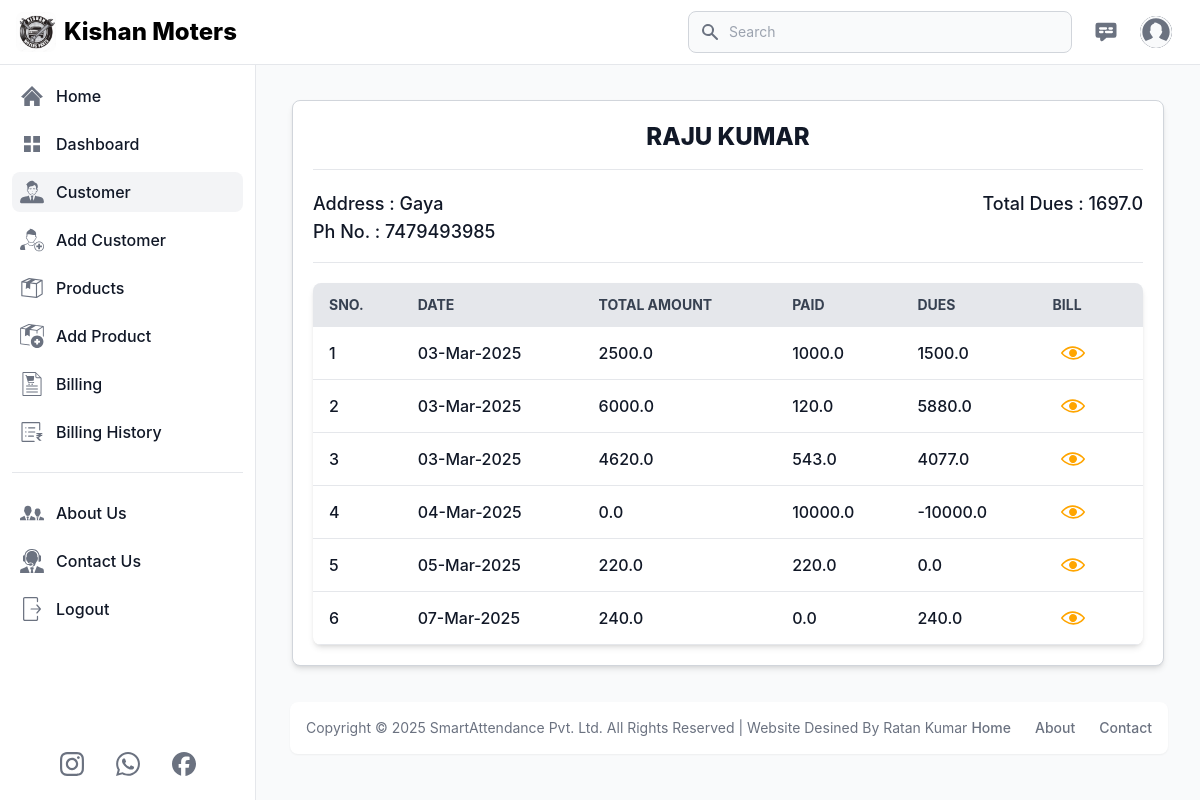
Screenshot of /customer_detail/3 (signed in) with the database file from the repository.
### app.py (models this page shows, shortened)
class Customer(db.Model):
    id = db.Column(db.Integer, primary_key=True)
    user_id = db.Column(db.Integer, db.ForeignKey('user.id'), nullable=False)
    customer_name = db.Column(db.String(100), nullable=False)
    customer_village = db.Column(db.String(100), nullable=False)
    customer_mob_no = db.Column(db.String(100), nullable=False)

class Billing(db.Model):
    id = db.Column(db.Integer, primary_key=True)
    customer_id = db.Column(db.Integer, db.ForeignKey('customer.id'), nullable=False)
    billing_date = db.Column(db.DateTime, default=india_time)
    total_amount = db.Column(db.Float, nullable=False)
    amount_paid = db.Column(db.Float, default=0)  # Amount the customer paid
    dues = db.Column(db.Float, default=0)  # Remaining amount to be paid
    customer = db.relationship('Customer', backref=db.backref('bills', lazy=True, cascade="all"))

### app.py (the view)
@app.route('/customer_detail/<int:id>', methods=['GET'])
def customer_detail(id):
    if 'email' in session:
        user = User.query.filter_by(email=session['email']).first()
        messages = Contact_us.query.order_by(Contact_us.id.desc()).all()
        customer = Customer.query.filter_by(id=id, user_id=user.id).first()
        billings = Billing.query.filter_by(customer_id=customer.id).all()
        total_dues = sum(billing.dues for billing in billings)
        return render_template('customer_detail.html', title='Customer Detail', current_page='customer', user=user, customer=customer, billings=billings, total_dues=total_dues, messages=messages)
    else:
        flash('You need to login first.', 'error')
        return redirect('/login')

### templates/customer_detail.html (shortened to what this page needs)
{% extends 'layout.html' %}
{% block content %}
<main class="p-4 md:ml-64 h-auto pt-20">
    <div class="p-5 m-2 md:m-5 bg-white dark:bg-gray-800 rounded-lg shadow-md border border-gray-300 dark:border-gray-700">
        <div class="flex justify-center items-center pb-4 mb-4 rounded-t border-b sm:mb-5 dark:border-gray-600">
            <h3 class="text-2xl uppercase font-extrabold text-gray-900 dark:text-white">
                {{customer.customer_name}}
            </h3>
        </div>
        <div class="grid sm:grid-cols-2 pb-4 rounded-t border-b dark:border-gray-600">
            <div class="text-lg font-medium text-gray-900 dark:text-white">
                <label for="Customer Village" class="block">
                    Address : {{customer.customer_village}}
                </label>
                <label for="customer_phone" class="block">
                    Ph No. : {{customer.customer_mob_no}}
                </label>
            </div>
            <div class="text-lg md:text-right font-medium text-gray-900 dark:text-white">
                <label for="Customer Dues" class="block">
                    Total Dues : {{total_dues}}
                </label>
            </div>
        </div>
        <div class="mt-5 bg-white dark:bg-gray-800 relative shadow-md sm:rounded-lg overflow-hidden">
            <div class="overflow-x-auto">
                <table class="billing-table  w-full text-sm text-left text-gray-500 dark:text-gray-400">
                    <thead class="text-sm text-gray-700 uppercase bg-gray-200 dark:bg-gray-700 dark:text-gray-400">
                        <tr>
                            <th scope="col" class="px-4 py-3 whitespace-nowrap">SNo.</th>
                            <th scope="col" class="px-4 py-3 whitespace-nowrap">Date</th>
                            <th scope="col" class="px-4 py-3 whitespace-nowrap">Total Amount</th>
                            <th scope="col" class="px-4 py-3 whitespace-nowrap">Paid</th>
                            <th scope="col" class="px-4 py-3 whitespace-nowrap">Dues</th>
                            <th scope="col" class="px-4 py-3 whitespace-nowrap">Bill</th>
                        </tr>
                    </thead>
                    <tbody>
                        {% if billings %}
                        {% for billing in billings %}
                        <tr class="border-b text-base dark:border-gray-600 hover:bg-gray-100 dark:hover:bg-gray-700">
                            <td class="px-4 py-2 font-medium text-gray-900 whitespace-nowrap dark:text-white">
                                <div class="flex items-center">
                                    {{loop.index}}
                                </div>
                            </td>
                            <td class="px-4 py-2 font-medium text-gray-900 whitespace-nowrap dark:text-white">
                                <div class="flex items-center">
                                    {{billing.billing_date.strftime('%d-%b-%Y')}}
                                </div>
                            </td>
                            <td class="px-4 py-2 font-medium text-gray-900 whitespace-nowrap dark:text-white">
                                <div class="flex items-center">
                                    {{billing.total_amount}}
                                </div>
                            </td>
                            <td class="px-4 py-2 font-medium text-gray-900 whitespace-nowrap dark:text-white">
                                <div class="flex items-center">
                                    {{billing.amount_paid}}
                                </div>
                            </td>
                            <td class="px-4 py-2 font-medium text-gray-900 whitespace-nowrap dark:text-white">
                                <div class="flex items-center">
                                    {{billing.dues}}
                                </div>
                            </td>
                            <td class="px-4 py-2 font-medium text-gray-900 whitespace-nowrap dark:text-white">
                                <div class="flex items-center">
                                    <div class="mr-2 p-2 hover:bg-slate-800 hover:rounded-md">
                                        <a href="{{ url_for('customer_billing_detail', custo_id=customer.id, bill_id=billing.id)}}">
                                            <button class="flex justify-center items-center">
                                            </button>
                                        </a>
                                    </div>
                                </div>
                            </td>
                        </tr>
                        {% endfor %}
                        {% else %}
                        <tr>
                            <td colspan="5" class="text-center p-5">No Record Found.</td>
                        </tr>
                        {% endif %}
                    </tbody>
                </table>
            </div>
        </div>
    </div>
</main>
{% endblock %}

### rows the page displays
Customer: customer_name "RAJU KUMAR", customer_village "Gaya", customer_mob_no "7479493985"
Billing: billing_date "03-Mar-2025", total_amount "2500.0", amount_paid "1000.0", dues "1500.0"
Billing: billing_date "03-Mar-2025", total_amount "6000.0", amount_paid "120.0", dues "5880.0"
Billing: billing_date "03-Mar-2025", total_amount "4620.0", amount_paid "543.0", dues "4077.0"
Billing: billing_date "04-Mar-2025", total_amount "0.0", amount_paid "10000.0", dues "-10000.0"
Billing: billing_date "05-Mar-2025", total_amount "220.0", amount_paid "220.0", dues "0.0"
Billing: billing_date "07-Mar-2025", total_amount "240.0", amount_paid "0.0", dues "240.0"

### other values shown
{{ total_dues }} "1697.0"
